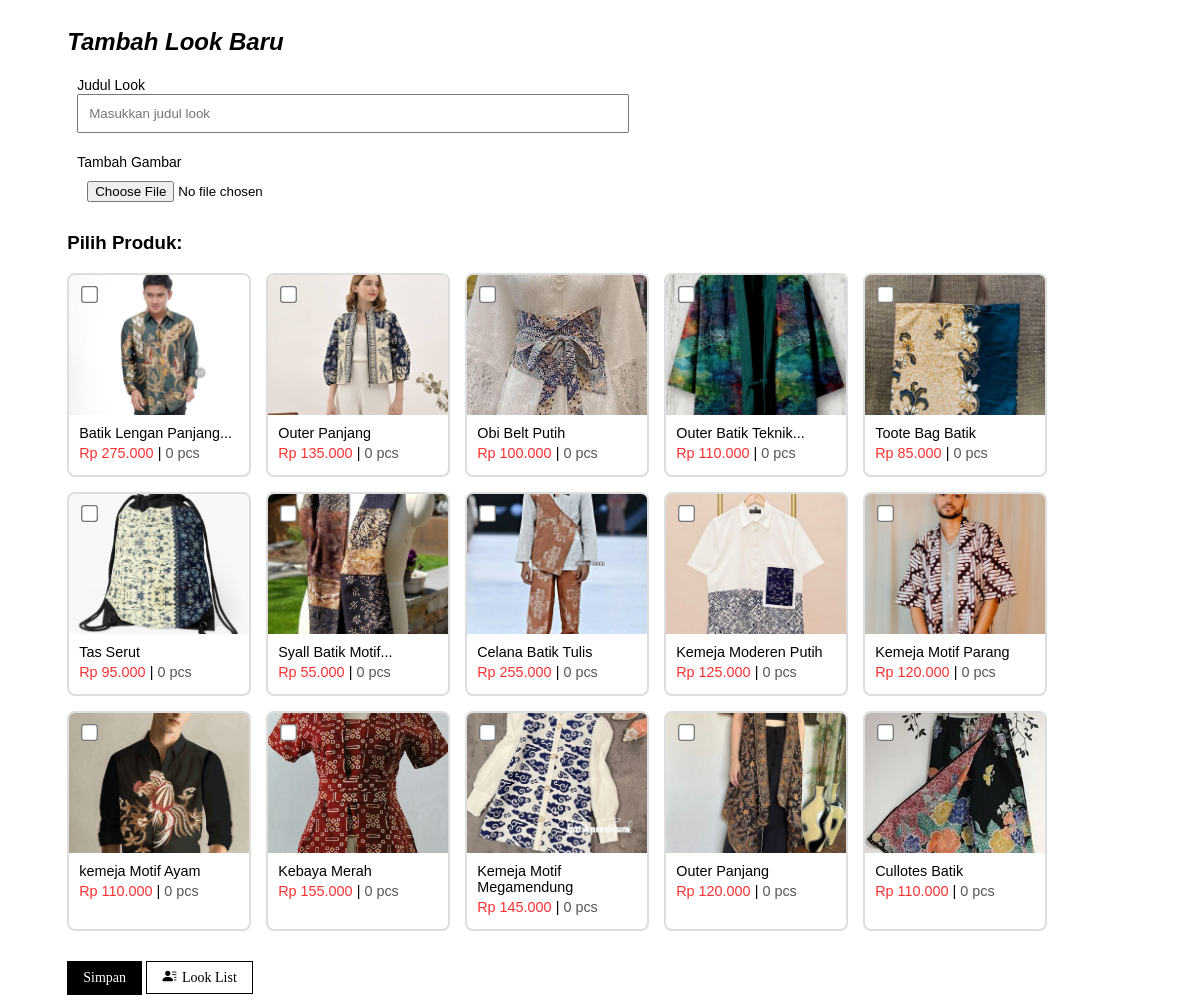
/seller/add_look.php, run on the app's committed database.
### tables this page shows
CREATE TABLE `produk` (
  `id` int(11) NOT NULL,
  `nama` varchar(150) NOT NULL,
  `kategori` varchar(50) NOT NULL,
  `harga` decimal(10,2) NOT NULL,
  `deskripsi` varchar(1000) NOT NULL,
  `stok` int(11) NOT NULL,
  `gambar` varchar(255) NOT NULL,
  `waktutambah` timestamp NOT NULL DEFAULT current_timestamp() ON UPDATE current_timestamp()
);

### seller/add_look.php (the view, shortened to what this page needs)
<?php
include 'config.php';
?>
<!DOCTYPE html>
<html>
<head>
    <link rel="stylesheet" href="https://cdn.jsdelivr.net/npm/bootstrap-icons@1.10.5/font/bootstrap-icons.css">
</head>
<body>
    <div class="container">
        <h2>Tambah Look Baru</h2>
        <form method="post" enctype="multipart/form-data">
            <ul class="formul">
                <li><label for="judul">Judul Look</label></li>
                <li><input type="text" name="judul" id="judul" placeholder="Masukkan judul look" required></li>
                <li><label for="gambar">Tambah Gambar</label></li>
                <li><input type="file" name="gambar" id="gambar" required></li>
            </ul>
            <h3>Pilih Produk:</h3>
            <div class="products-box">
                <?php
                $produk = mysqli_query($conn, "SELECT * FROM produk");
                while ($p = mysqli_fetch_assoc($produk)) {
                ?>
                    <label class="box-product">
                        <input type="checkbox" name="produk_ids[]" value="<?= $p['id'] ?>">
                        <img src="../uploads/<?= $p['gambar']; ?>" alt="<?= $p['nama'] ?>">
                        <div class="text">
                            <ul>
                                <li style="font-weight: 500;">
                                    <?php
                                    $words = explode(" ", $p['nama']);
                                    $nama = count($words) > 3 ? implode(" ", array_slice($words, 0, 3)) . "..." : $p['nama'];
                                    echo $nama;
                                    ?>
                                </li>
                                <li style="color:rgba(255, 0, 0, 0.81);">
                                    Rp <?= number_format($p['harga'], 0, ',', '.'); ?>
                                    <span style="color: black;"> | </span>
                                    <span style="color:rgb(86, 86, 86);"><?= $p['stok']; ?> pcs</span>
                                </li>
                            </ul>
                        </div>
                    </label>
                <?php } ?>
            </div>
            <button type="submit" name="submit" class="btn-simpan">Simpan</button>
            <a href="look_list.php" class="btn-looklist"><i class="bi bi-person-lines-fill"></i> Look List
            </a>
        </form>
    </div>
</body>
</html>

### seller/add_look.php (style rules this page uses)
.container { width: 90%; height: fit-content; }
body { font-family: 'Poppins', sans-serif; display: flex; justify-content: center; }
.container h2 { font-weight: 600; font-style: italic; }
form { margin: auto; }
input[type=text], input[type=file] { display: block; margin-bottom: 20px; padding: 10px; width: 50%; font-family: 'Poppins', sans-serif; }
.products-box { display: flex; flex-wrap: wrap; gap: 15px; margin-bottom: 30px; width: 100%; }
.box-product { display: flex; flex-direction: column; border: 2px solid #ddd; border-radius: 8px; overflow: hidden; width: 180px; background: #fff; position: relative; transition: border-color 0.3s ease, box-shadow 0.3s ease; cursor: pointer; }
.box-product input[type=checkbox] { position: absolute; top: 10px; left: 10px; transform: scale(1.3); z-index: 2; }
.box-product img { width: 100%; height: 140px; object-fit: cover; }
.box-product .text { padding: 10px; }
.box-product ul { list-style: none; padding: 0; margin: 0; }
.box-product ul li { margin-bottom: 4px; font-size: 0.9rem; }

### data on the page
produk: gambar (picture), nama "Batik Lengan Panjang...", harga "275.000", stok "0"
produk: gambar (picture), nama "Outer Panjang", harga "135.000", stok "0"
produk: gambar (picture), nama "Obi Belt Putih", harga "100.000", stok "0"
produk: gambar (picture), nama "Outer Batik Teknik...", harga "110.000", stok "0"
produk: gambar (picture), nama "Toote Bag Batik", harga "85.000", stok "0"
produk: gambar (picture), nama "Tas Serut", harga "95.000", stok "0"
produk: gambar (picture), nama "Syall Batik Motif...", harga "55.000", stok "0"
produk: gambar (picture), nama "Celana Batik Tulis", harga "255.000", stok "0"
produk: gambar (picture), nama "Kemeja Moderen Putih", harga "125.000", stok "0"
produk: gambar (picture), nama "Kemeja Motif Parang", harga "120.000", stok "0"
produk: gambar (picture), nama "kemeja Motif Ayam", harga "110.000", stok "0"
produk: gambar (picture), nama "Kebaya Merah", harga "155.000", stok "0"
produk: gambar (picture), nama "Kemeja Motif Megamendung", harga "145.000", stok "0"
produk: gambar (picture), nama "Outer Panjang", harga "120.000", stok "0"
produk: gambar (picture), nama "Cullotes Batik", harga "110.000", stok "0"
